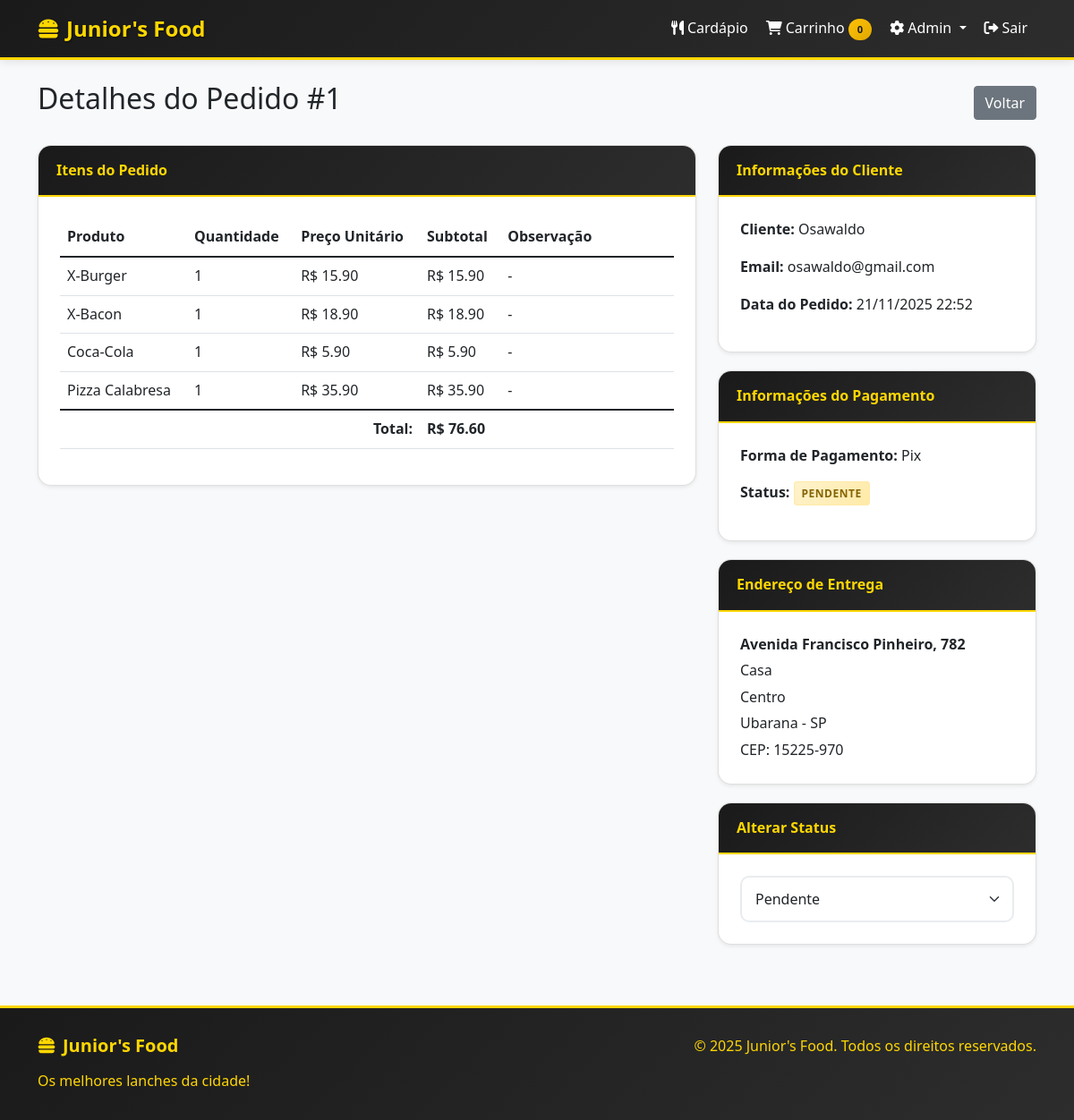
/admin/pedido/1 (signed in), run on the app's committed database.
### models.py (models this page shows, shortened)
class Pedido(db.Model):
    id = db.Column(db.Integer, primary_key=True)
    user_id = db.Column(db.Integer, db.ForeignKey('user.id'), nullable=False)
    endereco_entrega_id = db.Column(db.Integer, db.ForeignKey('endereco.id'))
    status = db.Column(db.String(20), default='pendente')  # pendente, preparando, pronto, entregue, cancelado
    forma_pagamento = db.Column(db.String(20), nullable=False)  # cartao, dinheiro, pix
    troco_para = db.Column(db.Float, default=0)
    observacao = db.Column(db.Text)
    total = db.Column(db.Float, nullable=False)
    created_at = db.Column(db.DateTime, default=datetime.utcnow)
    updated_at = db.Column(db.DateTime, default=datetime.utcnow, onupdate=datetime.utcnow)
    itens = db.relationship('PedidoItem', backref='pedido', lazy=True, cascade='all, delete-orphan')

class PedidoItem(db.Model):
    id = db.Column(db.Integer, primary_key=True)
    pedido_id = db.Column(db.Integer, db.ForeignKey('pedido.id'), nullable=False)
    produto_id = db.Column(db.Integer, db.ForeignKey('produto.id'), nullable=False)
    quantidade = db.Column(db.Integer, nullable=False, default=1)
    observacao = db.Column(db.Text)
    preco_unitario = db.Column(db.Float, nullable=False)
    created_at = db.Column(db.DateTime, default=datetime.utcnow)

class Produto(db.Model):
    id = db.Column(db.Integer, primary_key=True)
    nome = db.Column(db.String(100), nullable=False)
    descricao = db.Column(db.Text)
    preco = db.Column(db.Float, nullable=False)
    imagem = db.Column(db.String(200))
    ativo = db.Column(db.Boolean, default=True)
    categoria_id = db.Column(db.Integer, db.ForeignKey('categoria.id'), nullable=False)
    created_at = db.Column(db.DateTime, default=datetime.utcnow)
    pedido_itens = db.relationship('PedidoItem', backref='produto', lazy=True, cascade='all, delete-orphan')

class User(UserMixin, db.Model):
    id = db.Column(db.Integer, primary_key=True)
    username = db.Column(db.String(80), unique=True, nullable=False)
    email = db.Column(db.String(120), unique=True, nullable=False)
    password_hash = db.Column(db.String(200), nullable=False)
    is_admin = db.Column(db.Boolean, default=False)
    created_at = db.Column(db.DateTime, default=datetime.utcnow)
    updated_at = db.Column(db.DateTime, default=datetime.utcnow, onupdate=datetime.utcnow)
    pedidos = db.relationship('Pedido', backref='cliente', lazy=True, cascade='all, delete-orphan')
    enderecos = db.relationship('Endereco', backref='usuario', lazy=True, cascade='all, delete-orphan')

class Endereco(db.Model):
    id = db.Column(db.Integer, primary_key=True)
    user_id = db.Column(db.Integer, db.ForeignKey('user.id'), nullable=False)
    cep = db.Column(db.String(10), nullable=False)
    logradouro = db.Column(db.String(200), nullable=False)
    numero = db.Column(db.String(20), nullable=False)
    complemento = db.Column(db.String(100))
    bairro = db.Column(db.String(100), nullable=False)
    cidade = db.Column(db.String(100), nullable=False, default='Ubarana')
    estado = db.Column(db.String(2), nullable=False, default='SP')
    principal = db.Column(db.Boolean, default=False)
    created_at = db.Column(db.DateTime, default=datetime.utcnow)
    pedidos = db.relationship('Pedido', backref='endereco_entrega', lazy=True)

### app.py (the view)
@app.route('/admin/pedido/<int:pedido_id>')
@login_required
def admin_detalhes_pedido(pedido_id):
    if not current_user.is_admin:
        flash('Acesso negado', 'error')
        return redirect(url_for('cardapio'))
    pedido = Pedido.query.get_or_404(pedido_id)
    return render_template('admin_detalhes_pedido.html', pedido=pedido)

### app.py (called while the page is built)
@login_manager.user_loader
def load_user(user_id):
    return User.query.get(int(user_id))

@app.before_request
def check_admin_access():
    if request.endpoint and 'admin_' in request.endpoint:
        if not current_user.is_authenticated:
            return redirect(url_for('login'))
        if not current_user.is_admin:
            flash('Acesso negado. Apenas administradores podem acessar esta área.', 'error')
            return redirect(url_for('cardapio'))

### templates/admin_detalhes_pedido.html (shortened to what this page needs)
{% extends "base.html" %}
{% block content %}
<div class="d-flex justify-content-between align-items-center mb-4">
    <h2>Detalhes do Pedido #{{ pedido.id }}</h2>
    <a href="{{ url_for('admin_pedidos') }}" class="btn btn-secondary">Voltar</a>
</div>
<div class="row">
    <div class="col-md-8">
        <div class="card">
            <div class="card-header">Itens do Pedido</div>
            <div class="card-body">
                <table class="table">
                    <thead>
                        <tr>
                            <th>Produto</th>
                            <th>Quantidade</th>
                            <th>Preço Unitário</th>
                            <th>Subtotal</th>
                            <th>Observação</th>
                        </tr>
                    </thead>
                    <tbody>
                        {% for item in pedido.itens %}
                        <tr>
                            <td>{{ item.produto.nome }}</td>
                            <td>{{ item.quantidade }}</td>
                            <td>R$ {{ "%.2f"|format(item.preco_unitario) }}</td>
                            <td>R$ {{ "%.2f"|format(item.quantidade * item.preco_unitario) }}</td>
                            <td>{{ item.observacao or '-' }}</td>
                        </tr>
                        {% endfor %}
                    </tbody>
                    <tfoot>
                        <tr>
                            <td colspan="3" class="text-end"><strong>Total:</strong></td>
                            <td colspan="2"><strong>R$ {{ "%.2f"|format(pedido.total) }}</strong></td>
                        </tr>
                    </tfoot>
                </table>
            </div>
        </div>
    </div>
    <div class="col-md-4">
        <div class="card">
            <div class="card-header">Informações do Cliente</div>
            <div class="card-body">
                <p><strong>Cliente:</strong> {{ pedido.cliente.username }}</p>
                <p><strong>Email:</strong> {{ pedido.cliente.email }}</p>
                <p><strong>Data do Pedido:</strong> {{ pedido.created_at.strftime('%d/%m/%Y %H:%M') }}</p>
            </div>
        </div>
        <div class="card mt-3">
            <div class="card-header">Informações do Pagamento</div>
            <div class="card-body">
                <p><strong>Forma de Pagamento:</strong> {{ pedido.forma_pagamento|title }}</p>
                <p><strong>Status:</strong>
                    <span class="status-badge status-{{ pedido.status }}">{{ pedido.status|title }}</span>
                </p>
            </div>
        </div>
        {% if pedido.endereco_entrega %}
        <div class="card mt-3">
            <div class="card-header">Endereço de Entrega</div>
            <div class="card-body">
                <p class="mb-1"><strong>{{ pedido.endereco_entrega.logradouro }}, {{ pedido.endereco_entrega.numero }}</strong></p>
                <p class="mb-1">{{ pedido.endereco_entrega.complemento }}</p>
                <p class="mb-1">{{ pedido.endereco_entrega.bairro }}</p>
                <p class="mb-1">{{ pedido.endereco_entrega.cidade }} - {{ pedido.endereco_entrega.estado }}</p>
                <p class="mb-0">CEP: {{ pedido.endereco_entrega.cep }}</p>
            </div>
        </div>
        {% endif %}
        <div class="card mt-3">
            <div class="card-header">Alterar Status</div>
            <div class="card-body">
                <select class="form-select status-select" data-pedido-id="{{ pedido.id }}">
                    <option value="pendente" {% if pedido.status == 'pendente' %}selected{% endif %}>Pendente</option>
                </select>
            </div>
        </div>
    </div>
</div>
{% endblock %}

### static/css/style.css (style rules this page uses)
:root { --primary-black: #1a1a1a; --primary-yellow: #ffd700; --dark-yellow: #e6c200; --light-gray: #f8f9fa; --success-green: #28a745; --warning-orange: #ffc107; --danger-red: #dc3545; --info-blue: #17a2b8; }
* { margin: 0; padding: 0; box-sizing: border-box; }
body { background-color: var(--light-gray); font-family: 'Segoe UI', Tahoma, Geneva, Verdana, sans-serif; line-height: 1.6; min-height: 100vh; display: flex; flex-direction: column; }
.card { border: 2px solid var(--primary-black); border-radius: 15px; transition: all 0.3s ease; box-shadow: 0 4px 6px rgba(0,0,0,0.1); margin-bottom: 20px; overflow: hidden; }
.card-header { background: linear-gradient(135deg, var(--primary-black) 0%, #2d2d2d 100%); color: var(--primary-yellow); font-weight: bold; border-bottom: 2px solid var(--primary-yellow); padding: 15px 20px; }
.card-body { padding: 25px; }
.card-body { display: flex; flex-direction: column; }
.status-badge { padding: 8px 16px; border-radius: 20px; font-weight: bold; font-size: 0.8rem; text-transform: uppercase; letter-spacing: 0.5px; }
.status-pendente { background: linear-gradient(135deg, #fff3cd 0%, #ffeaa7 100%); color: #856404; border: 1px solid #ffeaa7; }
.form-control, .form-select { border: 2px solid #e9ecef; border-radius: 10px; padding: 12px 15px; transition: all 0.3s ease; }
.status-badge { padding: 0.25rem 0.5rem; border-radius: 0.25rem; font-size: 0.75rem; font-weight: 600; text-transform: uppercase; }
.status-pendente { background-color: #fff3cd; color: #856404; border: 1px solid #ffeaa7; }
.table td:last-child { min-width: 180px; }
.card { box-shadow: 0 0.125rem 0.25rem rgba(0, 0, 0, 0.075); border: 1px solid rgba(0, 0, 0, 0.125); }
.card-body { padding: 1.5rem; }

### data on the page
Pedido: id "1", total "76.60", created_at "21/11/2025 22:52", forma_pagamento "Pix", status "PENDENTE", status+id "Pendente"
PedidoItem: produto.nome "X-Burger", quantidade "1", preco_unitario "15.90", item.quantidade*item.preco_unitario "15.90", observacao "-"
PedidoItem: produto.nome "X-Bacon", quantidade "1", preco_unitario "18.90", item.quantidade*item.preco_unitario "18.90", observacao "-"
PedidoItem: produto.nome "Coca-Cola", quantidade "1", preco_unitario "5.90", item.quantidade*item.preco_unitario "5.90", observacao "-"
PedidoItem: produto.nome "Pizza Calabresa", quantidade "1", preco_unitario "35.90", item.quantidade*item.preco_unitario "35.90", observacao "-"
User: cliente.username "Osawaldo", cliente.email "osawaldo@gmail.com"
Endereco: endereco_entrega.logradouro "Avenida Francisco Pinheiro", endereco_entrega.numero "782", endereco_entrega.complemento "Casa", endereco_entrega.bairro "Centro", endereco_entrega.cidade "Ubarana", endereco_entrega.estado "SP", endereco_entrega.cep "15225-970"

### other printed values
{{ session.carrinho|length if session.carrinho else 0 }} "0"
